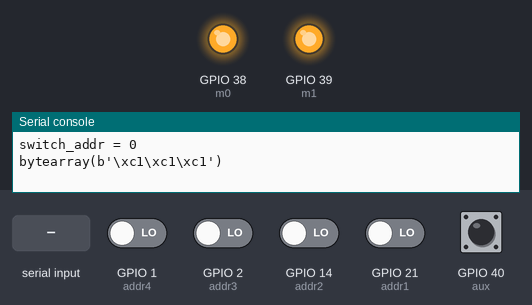
The program below on a simulated ESP32 board running MicroPython. On the bench: output pins drawn as LEDs (lit = HIGH), the last lines printed to the serial console. Inputs (shaded band) come from the test bench; at power-on: GPIO 40 (aux) HIGH, GPIO 1 (addr4), GPIO 2 (addr3), GPIO 14 (addr2), GPIO 21 (addr1) LOW. WiFi joins after 1.5 s; threads take turns every 2 ms; a WiFi scan finds one network, HomeNet.

Above: at 1.1 s.
At 6.4 s:
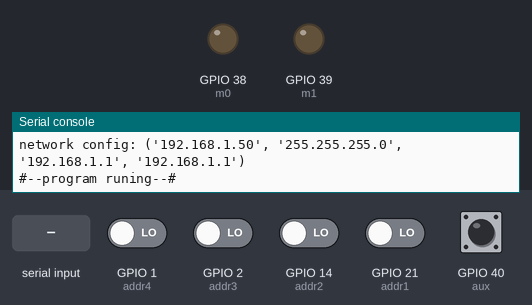
6.5 s: "1\n" received over the second serial link
Timing chart, 0 to 9.5 s (numbered marks = the images above; inputs shaded):
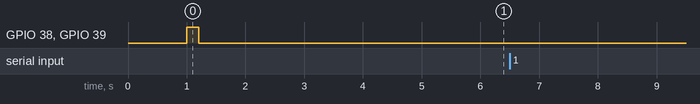

The program:

serial_bus.py
```python
from machine import UART, Pin
from time import sleep_ms
import _thread
import network
from e34_2g4d20d_driver import E34_2G4D20D_Class

uart1 = UART(1, baudrate=9600, tx=42, rx=41)
# uart2 = UART(2, baudrate=115200, tx=43, rx=44)
addr1 = Pin(21, Pin.IN)
addr2 = Pin(14, Pin.IN)
addr3 = Pin(2, Pin.IN)
addr4 = Pin(1, Pin.IN)
wlan = network.WLAN(network.STA_IF)

def wifi_connect():
    global wlan
    wlan.active(True)
    wlan.config(hostname='TMR Table')
    if not wlan.isconnected():
        print('connecting to network...')
        print(wlan.scan())
        wlan.connect('Goke2.4', 'goke56299299')
        while not wlan.isconnected():
            pass
    print('network config:', wlan.ifconfig())

def read_switch_addr():
    global addr1, addr2, addr3, addr4
    a1 = addr1.value()
    a2 = addr2.value()
    a3 = addr3.value()
    a4 = addr4.value()
    # 将4个1位数据拼成1个字节
    switch_addr = (a4 << 3) | (a3 << 2) | (a2 << 1) | a1
    print("switch_addr = " + str(switch_addr))
    return switch_addr

def uart1_read():
    global wlan
    if wlan.isconnected():
        sleep_ms(10000)
        print('#--begin reveive tmr data--#')
        global uart1
        while True:
            msg_len = uart1.any()
            if msg_len:
                print("uart1_msg_len: " + str(msg_len))
                msg = uart1.readline()
                msg = msg.decode().split()
                print("uart1_read msg: " + msg[0])
                e34_2g4d20d_dev.uart2_dev.write(msg[0])
            sleep_ms(10)

_thread.start_new_thread(uart1_read, ())

if __name__ == '__main__':
    sleep_ms(1000)
    wlan.disconnect()
    switch_addr = read_switch_addr()
    e34_2g4d20d_dev = E34_2G4D20D_Class()
    e34_2g4d20d_dev.config_reg(baudrate=9600,addl=switch_addr,mode='Half_Duplex_Mode')
    wifi_connect()

#     sleep_ms(100)
#     e34_2g4h20d_dev.read_version()
#     e34_2g4h20d_dev.config_reg(baudrate=115200)
    print('#--program runing--#')
    sleep_ms(500)
    while True:
        if (e34_2g4d20d_dev.uart2_dev.any()):
            data2 = e34_2g4d20d_dev.uart2_dev.read()
            print(data2)
#             print("uart2_read msg: " + data2.decode())
        sleep_ms(10)

        
```

e34_2g4d20d_driver.py
```python
from machine import UART, Pin
from time import sleep_ms

class E34_2G4D20D_Class:
    """ E34-2G4D20D class, incloud configure function"""

    def __init__(self, addh=0x00, addl=0x00, alise="E34-2G4D20D"):
        # Initialization command
        self.uart2_dev = UART(2, baudrate=9600, tx=43, rx=44)
        self.m0 = Pin(38, Pin.OUT)
        self.m1 = Pin(39, Pin.OUT)
        self.aux = Pin(40, Pin.IN)
        self.dev_head = 0xc0
        self.dev_addh = addh
        self.dev_addl = addl
        self.dev_sped = 0x18

        # | 3,2,1,0 通信信道（00H~0BH,共计12个信道）
        # | 定频模式（模式0）
        # | 0~5信道对应频率  | 2400M + CHAN * 2M     |
        # | 6~11信道对应频率 | 2508M + (CHAN-6) * 2M |
        # | 跳频模式（模式1）
        # | 0~11信道对应频率 | 2412M + CHAN * 2M     |
        self.dev_chan = 0x00
        self.dev_option = 0x00
        self.dev_speed = {'baudrate_9600': 0x18, 'baudrate_57600': 0x30}
        self.dev_model = ['Half_Duplex_Mode','Full_Duplex_Mode','Reserve_Mode','Set_Mode']
        pass

    def model_sel(self, mode='Half_Duplex_Mode'):
        if (mode == self.dev_model[0]):
            self.m0.value(0)
            self.m1.value(0)
        elif (mode == self.dev_model[1]):
            self.m0.value(1)
            self.m1.value(0)
        elif (mode == self.dev_model[2]):
            self.m0.value(0)
            self.m1.value(1)
        elif (mode == self.dev_model[3]):
            self.m0.value(1)
            self.m1.value(1)

    def config_reg(self, baudrate=9600, addh=0x00, addl=0x00, chan=0x00, mode='Half_Duplex_Mode'):
        self.uart2_dev.init(baudrate = 9600)
        self.read_reg()

        self.dev_addh = addh
        self.dev_addl = addl
        if (baudrate == 9600):
            self.dev_sped = self.dev_speed['baudrate_9600']
        elif (baudrate == 57600):
            self.dev_sped = self.dev_speed['baudrate_57600']
        self.dev_chan = chan
        w_bytes_list = bytearray([self.dev_head,self.dev_addh,self.dev_addl,self.dev_sped,self.dev_chan,self.dev_option])
        print("w_bytes_list: ",end="")
        print(w_bytes_list)
        self.uart2_dev.write(w_bytes_list)
        sleep_ms(100)
        r_bytes_list = self.uart2_dev.read()
        print("r_bytes_list: ",end="")
        print(r_bytes_list)
        if (w_bytes_list == r_bytes_list):
            print('#--config register success--#')

        self.uart2_dev.init(baudrate = baudrate)
        self.model_sel(mode)
        sleep_ms(2)

    def read_reg(self):
        while (self.aux.value() == 0):
            sleep_ms(2)
        self.model_sel('Set_Mode')
        sleep_ms(2)
        print(bytearray([0xc1,0xc1,0xc1]))
        self.uart2_dev.write(bytearray([0xc1,0xc1,0xc1]))
        sleep_ms(100)
        print(self.uart2_dev.read())

    def read_version(self):
        while (self.aux.value() == 0):
            sleep_ms(2)
        self.model_sel('Set_Mode')
        sleep_ms(2)
        print(bytearray([0xc3,0xc3,0xc3]))
        self.uart2_dev.write(bytearray([0xc3,0xc3,0xc3]))
        sleep_ms(100)
        print(self.uart2_dev.read())

    def reset_dev(self):
        while (self.aux.value() == 0):
            sleep_ms(2)
        self.model_sel('Set_Mode')
        sleep_ms(2)
        print('#--reset e34-2g4h20d--#')
        self.uart2_dev.write(bytearray([0xc4,0xc4,0xc4]))
```
